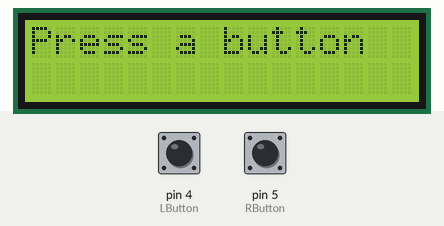
Simulated run of this sketch. Board: Arduino Uno, built with avr-gcc and run on an emulated ATmega328P. On the bench: 16×2 character LCD. The inputs (shaded band) are chosen by the test bench; at power-on: pin 4 (LButton) HIGH, pin 5 (RButton) HIGH.

Above: at 1.2 s.
1.3 s: pin 4 (LButton) pulled LOW for 0.15 s
At 2.5 s:
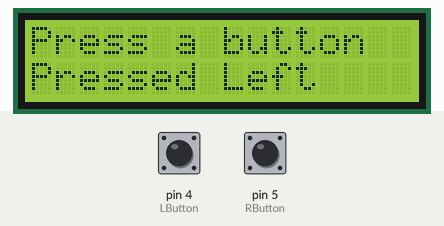
4.4 s: pin 5 (RButton) pulled LOW for 3.2 s
At 4.9 s:
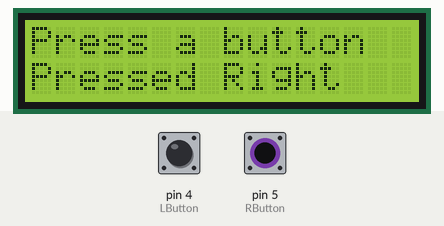
10.6 s: pin 4 (LButton) pulled LOW for 3.2 s
At 14.5 s:
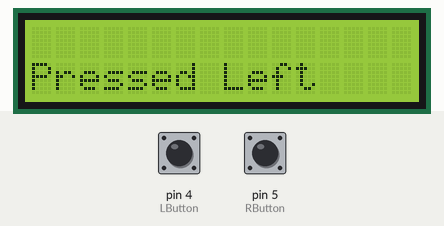
16.8 s: pin 4 (LButton) pulled LOW for 1 s
At 18.0 s:
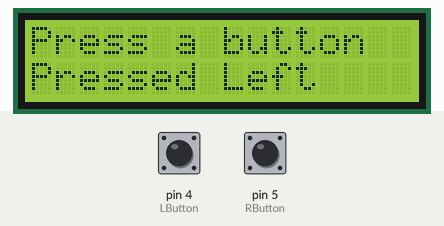
20.8 s: pin 5 (RButton) pulled LOW for 0.15 s
At 22.2 s:
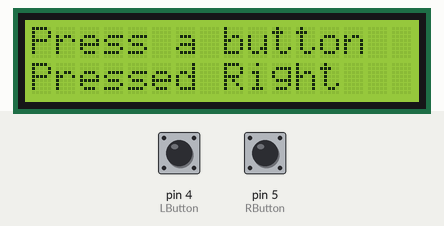
Timing chart, 0 to 23.8 s (numbered marks = the images above; inputs shaded):
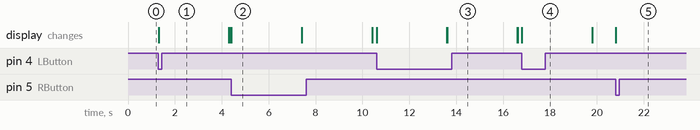

Measured:
- after the input at 1.3 s, the display: changes at once (image 1)
- after the input at 4.4 s, the display: changes at once (image 2)
- after the input at 10.6 s, the display: first changes at once (image 3 shows a later state)
- after the input at 16.8 s, the display: changes at once (image 4)
- after the input at 20.8 s, the display: changes at once (image 5)
- what the display in image 2 shows lasts 3.0 s, from 4.4 s to 7.4 s

The sketch:

LCD.ino
```cpp
#include <LiquidCrystal.h> //lcd kütüphanesi eklendi

LiquidCrystal lcd{2,3,8,9,10,11}; //RS,E,D4,D5,D6,D7 pinledin verdik

int LButton = 4;
int RButton = 5;

void setup() {
  pinMode(LButton, INPUT_PULLUP);
  pinMode(RButton, INPUT_PULLUP);

  lcd.begin(16,2); //lcd isimli ekranımızı başlattık
  lcd.clear(); //Ekranı başlangıçda temizliyoruz.
}

void loop() {
  lcd.home(); //imleci 0, 0 noktasına getirir

  int right = digitalRead(RButton);
  int left = digitalRead(LButton);

  if(left == 0){
    lcd.setCursor(0,2);
    lcd.print("Pressed");
    lcd.setCursor(8,1);
    lcd.print("Left");
    delay(3000);
    lcd.clear();
  }
  else if (right == 0){
    lcd.setCursor(0,2);
    lcd.print("Pressed");
    lcd.setCursor(8,1);
    lcd.print("Right");
    delay(3000);
    lcd.clear();
  }
  else{
    lcd.print("Press a button");
  }
}
```
